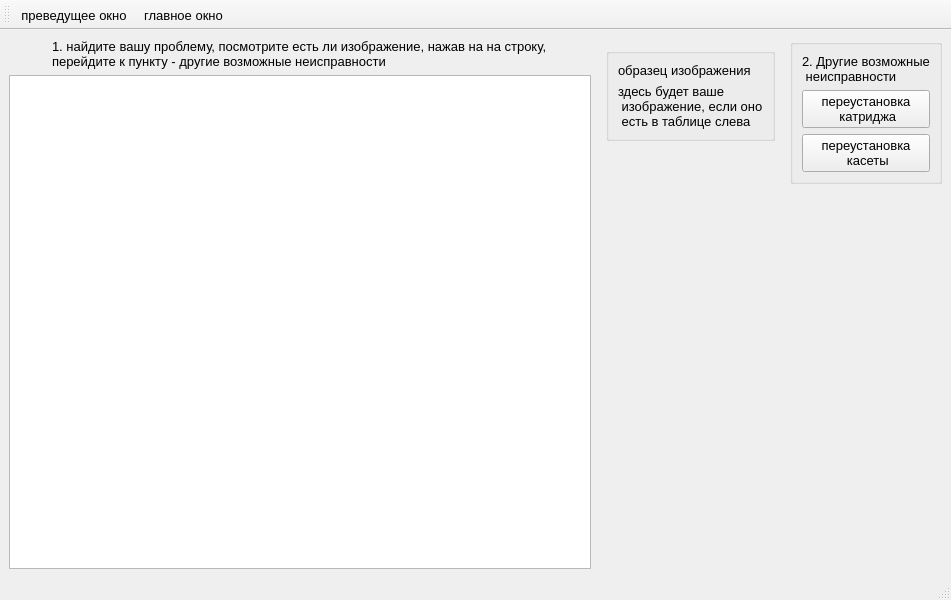
<?xml version="1.0" encoding="UTF-8"?>
<ui version="4.0">
 <class>skew</class>
 <widget class="QMainWindow" name="skew">
  <property name="geometry">
   <rect>
    <x>0</x>
    <y>0</y>
    <width>951</width>
    <height>600</height>
   </rect>
  </property>
  <property name="font">
   <font>
    <pointsize>10</pointsize>
   </font>
  </property>
  <property name="windowTitle">
   <string>перекос изображения</string>
  </property>
  <widget class="QWidget" name="centralwidget">
   <layout class="QGridLayout" name="gridLayout_2">
    <item row="0" column="0">
     <layout class="QGridLayout" name="gridLayout">
      <item row="0" column="2" alignment="Qt::AlignRight|Qt::AlignTop">
       <widget class="QGroupBox" name="groupBox">
        <layout class="QVBoxLayout" name="verticalLayout_2">
         <item>
          <widget class="QLabel" name="label_5">
           <property name="text">
            <string>2. Другие возможные
 неисправности</string>
           </property>
          </widget>
         </item>
         <item>
          <widget class="QPushButton" name="katrig">
           <property name="font">
            <font>
             <pointsize>10</pointsize>
            </font>
           </property>
           <property name="text">
            <string>переустановка
 катриджа</string>
           </property>
          </widget>
         </item>
         <item>
          <widget class="QPushButton" name="kaset">
           <property name="text">
            <string>переустановка
 касеты</string>
           </property>
          </widget>
         </item>
        </layout>
       </widget>
      </item>
      <item row="0" column="0">
       <layout class="QVBoxLayout" name="verticalLayout">
        <item alignment="Qt::AlignHCenter">
         <widget class="QLabel" name="label_2">
          <property name="text">
           <string>1. найдите вашу проблему, посмотрите есть ли изображение, нажав на на строку, 
перейдите к пункту - другие возможные неисправности</string>
          </property>
         </widget>
        </item>
        <item>
         <widget class="QTableView" name="skew_2">
          <property name="font">
           <font>
            <pointsize>10</pointsize>
           </font>
          </property>
         </widget>
        </item>
       </layout>
      </item>
      <item row="0" column="1">
       <widget class="QWidget" name="widget_2" native="true">
        <layout class="QVBoxLayout" name="verticalLayout_3">
         <item alignment="Qt::AlignTop">
          <widget class="QGroupBox" name="verticalGroupBox">
           <layout class="QVBoxLayout" name="verticalLayout_4">
            <item>
             <widget class="QLabel" name="label_3">
              <property name="text">
               <string>образец изображения</string>
              </property>
             </widget>
            </item>
            <item>
             <widget class="QLabel" name="lpic_2">
              <property name="text">
               <string>здесь будет ваше
 изображение, если оно
 есть в таблице слева</string>
              </property>
             </widget>
            </item>
           </layout>
          </widget>
         </item>
        </layout>
       </widget>
      </item>
     </layout>
    </item>
   </layout>
  </widget>
  <widget class="QMenuBar" name="menubar">
   <property name="geometry">
    <rect>
     <x>0</x>
     <y>0</y>
     <width>951</width>
     <height>21</height>
    </rect>
   </property>
  </widget>
  <widget class="QStatusBar" name="statusbar"/>
  <widget class="QToolBar" name="toolBar">
   <property name="windowTitle">
    <string>toolBar</string>
   </property>
   <attribute name="toolBarArea">
    <enum>TopToolBarArea</enum>
   </attribute>
   <attribute name="toolBarBreak">
    <bool>false</bool>
   </attribute>
   <addaction name="nazad"/>
   <addaction name="main"/>
  </widget>
  <action name="main">
   <property name="icon">
    <iconset>
     <normaloff>icon/menu.png</normaloff>icon/menu.png</iconset>
   </property>
   <property name="text">
    <string>главное окно</string>
   </property>
  </action>
  <action name="nazad">
   <property name="icon">
    <iconset>
     <normaloff>icon/28.png</normaloff>icon/28.png</iconset>
   </property>
   <property name="text">
    <string>преведущее окно</string>
   </property>
  </action>
 </widget>
 <resources/>
 <connections/>
</ui>
